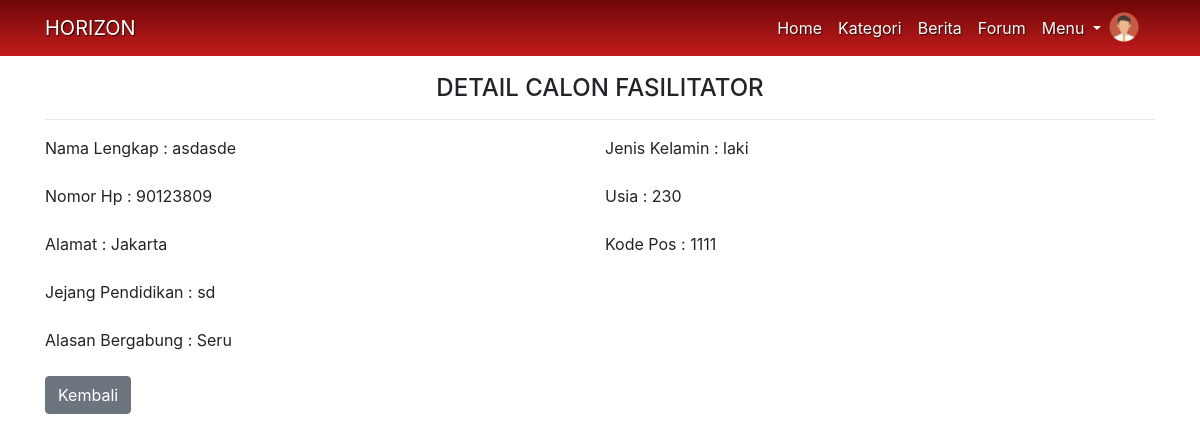
The app's page /controller/detailcalon/17, older data.
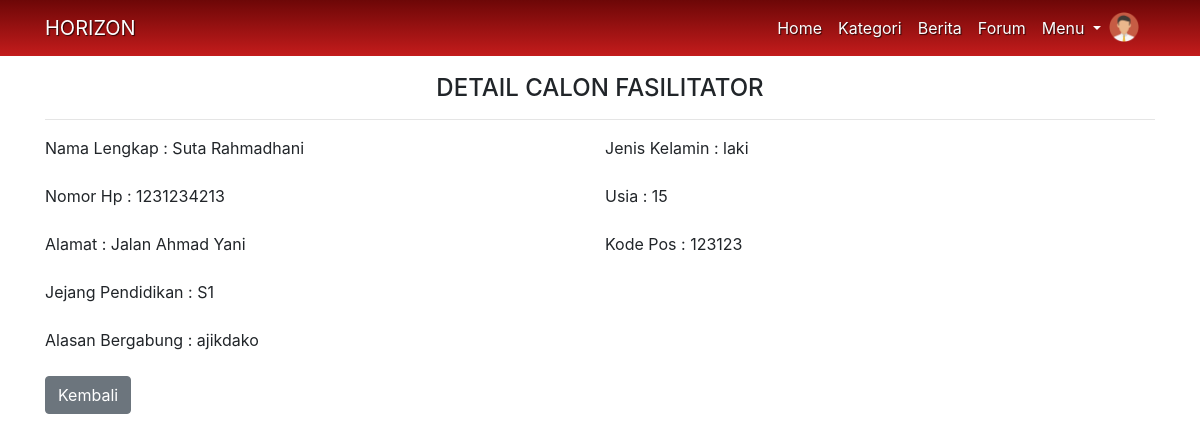
The same page, newer data.
### tables this page shows
CREATE TABLE `m_users` (
  `id_user` int(11) NOT NULL,
  `nama` varchar(100) NOT NULL,
  `jenis_kelamin` varchar(20) NOT NULL,
  `usia` int(100) NOT NULL,
  `jenjang_pendidikan` varchar(100) NOT NULL,
  `alasan` text NOT NULL,
  `email` varchar(255) NOT NULL,
  `password` varchar(64) NOT NULL,
  `alamat` varchar(255) NOT NULL,
  `kode_pos` int(20) NOT NULL,
  `nomor_hp` int(12) NOT NULL,
  `peran` enum('fasilitator','bnpb') NOT NULL,
  `status` enum('nonaktif','aktif') NOT NULL,
  `kon_id` int(11) NOT NULL
);

### application/controllers/controller.php (called while the page is built, shortened)
<?php
class controller extends CI_Controller {
	function __construct() {
		$this->load->library(array('form_validation'));
		$this->load->helper(array('form', 'url'));
		$this->load->model('M_model');
	}
	public function detailcalon($id_user){
		$cfs = $this->M_model->GetCalon(" where id_user = '$id_user'");
			$data = array(
				"nama" => $cfs[0]['nama'],
				"email" => $cfs[0]['email'],
				"nomor_hp" => $cfs[0]['nomor_hp'],
				"usia" => $cfs[0]['usia'],
				"jenis_kelamin" => $cfs[0]['jenis_kelamin'],
				"jenjang_pendidikan" => $cfs[0]['jenjang_pendidikan'],
				"alamat" => $cfs[0]['alamat'],
				"alasan" => $cfs[0]['alasan'],
				"kode_pos" => $cfs[0]['kode_pos']
			);
			$this->load->view('detailfasilitator', $data);
	}
}

### index.php (called while the page is built, shortened)
<?php
require_once BASEPATH.'core/CodeIgniter.php';

### application/models/M_model.php (called while the page is built, shortened)
<?php
class M_model extends CI_Model{
    public function GetCalon($where=""){
        $cfs = $this->db->query('SELECT * FROM m_users WHERE status="nonaktif"');
        return $cfs->result_array();
    }
  }
  ?>

### application/views/detailfasilitator.php (the view, shortened to what this page needs)
<?php require 'b_header.php'; ?>
    <form class="container" style="padding-top:50px" method="post" action="register">
    <h4 class="mt-4 text-center">DETAIL CALON FASILITATOR</h4><hr>
    <div class="form-row mt-3">
        <div class="form-group col-md-6">
            <label for="namaLengkap">Nama Lengkap : <?= $nama;?></label>
        </div>
        <div class="form-group col-md-3">
        <label for="jenisKelamin">Jenis Kelamin : <?= $jenis_kelamin;?></label>
        </div>
    </div>
    <div class="form-row">
        <div class="form-group col-md-6">Nomor Hp : <?= $nomor_hp;?></label>
        </div>
        <div class="form-group col-md-3">
        <label for="inputState">Usia : <?= $usia;?></label>
        </div>
    </div>
    <div class="form-row">
        <div class="form-group col-md-6">
            <label for="inputAddress">Alamat : <?= $alamat;?></label>
            </div>
            <div class="form-group col-md-2">
            <label for="inputKode">Kode Pos : <?= $kode_pos;?></label>
            </div>
    </div>
    <div class="form-row">
        <div class="form-group col-md-3">
        <label for="pendidikan">Jejang Pendidikan : <?= $jenjang_pendidikan;?></label>
        </div>
    </div>
    <div class="form-group">
    <label for="alasan">Alasan Bergabung : <?= $alasan;?></label>
    </div>
    <a type="submit" class="btn btn-secondary" href="<?= base_url()."controller/calonfasilitator";?>">Kembali</a>
    </form>
<?php require 'footer.php'; ?>

Row changes from the older to the newer data that the page shows:
removed m_users: nama "asdasde", jenis_kelamin "laki", nomor_hp "90123809", usia "230", alamat "Jakarta", kode_pos "1111", jenjang_pendidikan "sd", alasan "Seru"
now on this page (row unchanged): m_users: nama "Suta Rahmadhani", jenis_kelamin "laki", nomor_hp "1231234213", usia "15", alamat "Jalan Ahmad Yani", kode_pos "123123", jenjang_pendidikan "S1", alasan "ajikdako"
